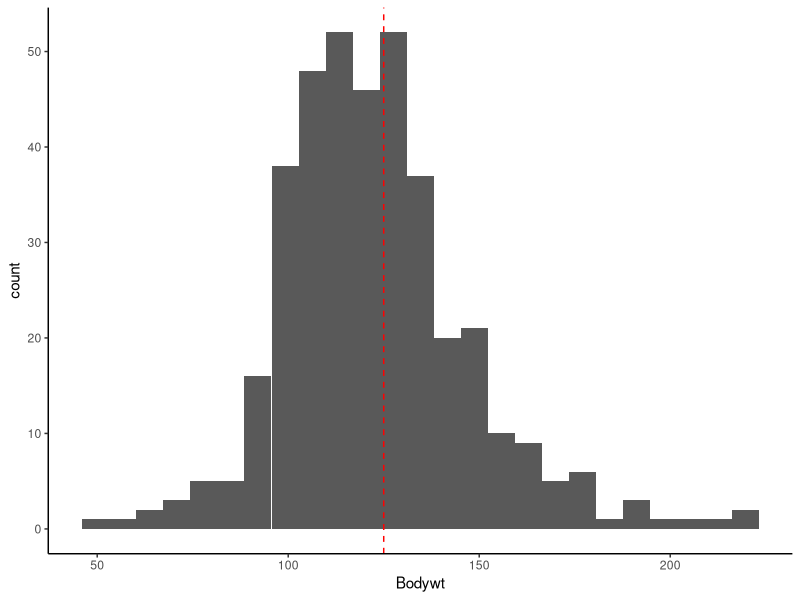
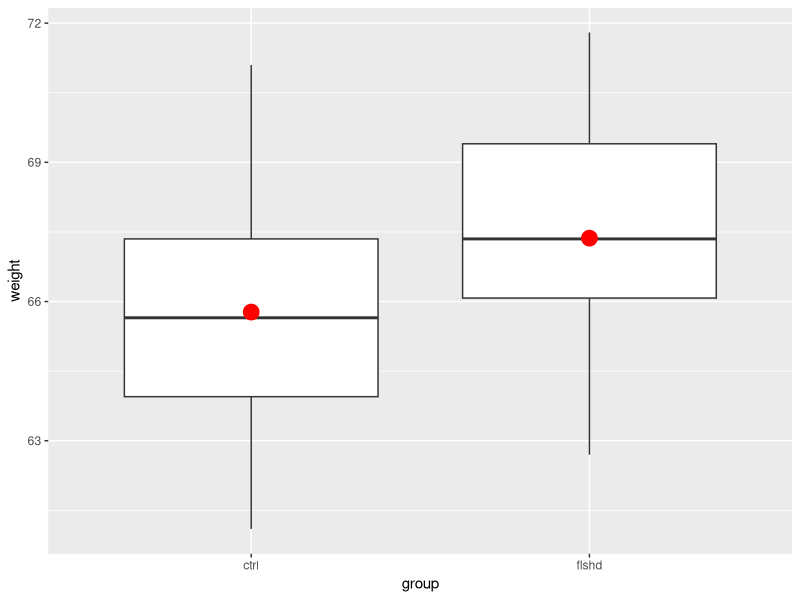
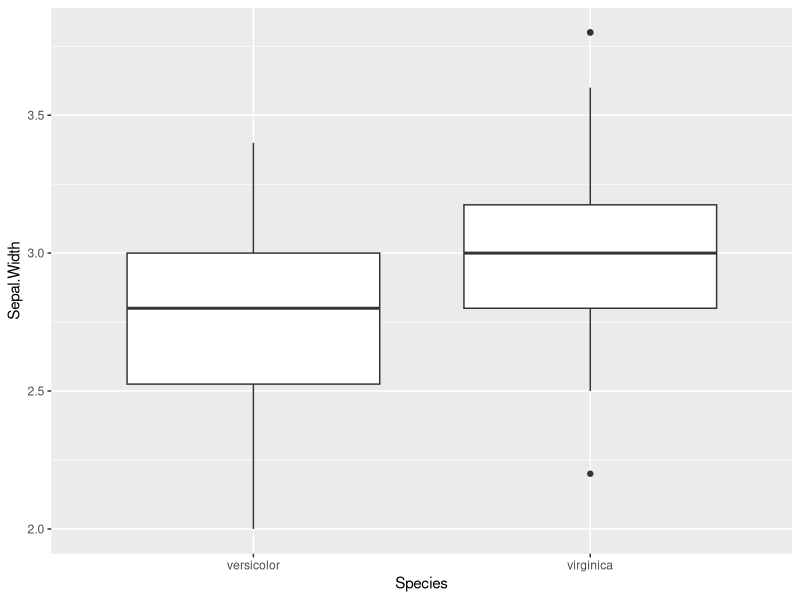
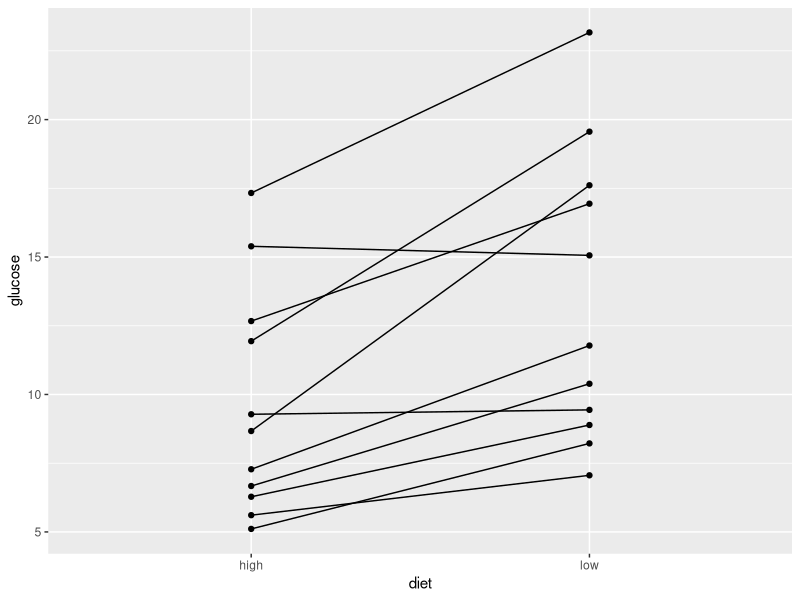
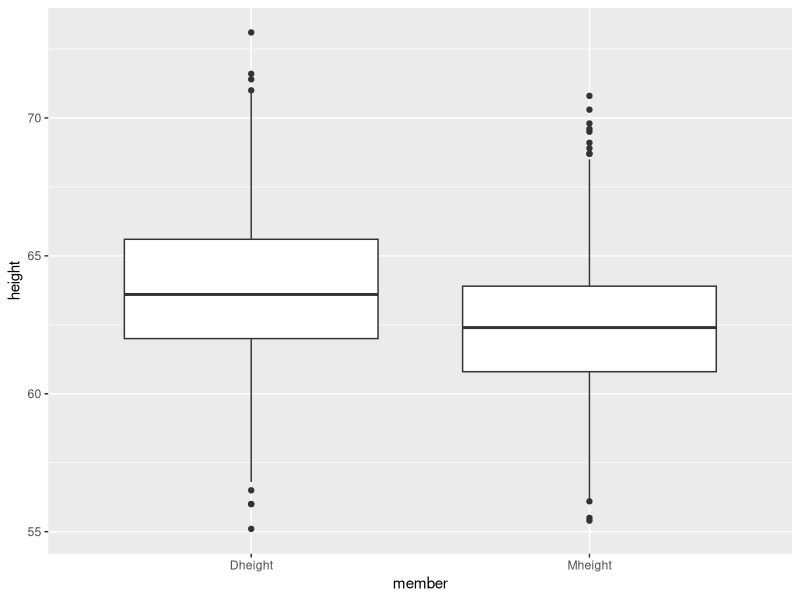

Source code (R) for these figures, in order:
## ---- chunk 1
library(tidyverse) 
library(gridExtra)
library(knitr) 
opts_chunk$set(
  tidy = FALSE,
  cache = FALSE,
  echo = TRUE,
  warning = FALSE,
  message = FALSE,
  dpi = 300,
  fig.align = "center",
  fig.width = 4,
  fig.height = 4
  )
## ---- chunk 2
donkey <- read.table("donkey.tsv", header = T, sep = "\t") 
dim(donkey)
head(donkey)
## ---- chunk 3
ggplot(donkey, aes(Bodywt)) +
  geom_histogram(bins = 25) +
  geom_vline(xintercept = 125,
             lty = "dashed",
             color = "red") +
  theme_classic()
## ---- chunk 4
t.test(donkey$Bodywt, mu = 125)
## ---- chunk 5
t.test(donkey$Bodywt, mu = 130)
## ---- chunk 6
infected <- 361
n <- 1150
p <- infected/n # sample proportion
print(p)
## ---- chunk 7
p + 1.96*sqrt(p*(1-p)/n)*c(-1,1) # 1.96 from qnorm(1-0.025)
## ---- chunk 8
prop.test(infected, n, p = 0.34)
## ---- chunk 9
cont<- c(62.5, 63.9, 69.2, 66.8, 65.7, 62.6, 69.5, 67.2, 61.1, 
         64.1, 65.2, 61.8, 65.3, 63.5, 69.6, 65.6, 65.3, 71.1, 
         66.4, 65.1, 67.0, 66.1, 64.8, 67.5, 68.6, 67.4, 68.2, 
         62.5, 66.0, 63.6)
fl <- c(70.7, 67.8, 69.8, 71.8, 66.8, 68.1, 64.9, 67.0, 66.0, 
        68.2, 67.1, 69.4, 69.4, 67.6, 69.8, 64.4, 66.1, 67.9, 
        66.9, 62.7, 66.2, 69.4, 64.6, 64.2)
c(length(cont), length(fl)); c(mean(cont), mean(fl))
## ---- chunk 10
## make group, a variable for membership
group <- c(rep("ctrl", length(cont)), rep("flshd", length(fl)))
weight <- c(cont, fl)
df <- data.frame(group, weight)
dim(df)
## ---- chunk 11
head(df)
## ---- chunk 12
tail(df)
## ---- chunk 13
ggplot(df, aes(group, weight)) + 
  geom_boxplot() +
  geom_point(stat = "summary", fun.y = mean, #<<
             color = "red", size = 5) #<<
## ---- chunk 14
t.test(cont, fl, var.equal = TRUE)
## ---- chunk 15
t.test(cont, fl, var.equal = F)
## ---- chunk 16
iris %>% filter(Species != "setosa") %>%
  ggplot(aes(Species, Sepal.Width)) +
  geom_boxplot()
## ---- chunk 17
low = c(9.44, 17.61, 8.89, 16.94, 10.39, 11.78, 15.06, 7.06, 
        19.56, 8.22, 23.17)
high = c(9.28, 8.67, 6.28, 12.67, 6.67, 7.28, 15.39, 5.61, 
         11.94, 5.11, 17.33)
## ---- chunk 18
df <- data.frame(low, high) %>%
  mutate(obs = paste0("obs", 1:length(low)))
head(df)
## ---- chunk 19
df_long <- df %>%
  gather(key = diet, value = glucose, low, high)  #<<
slice(df_long, 1:15) # Showing the first 15 rows of data
## ---- chunk 20
df <- data.frame(low, high) %>%
  mutate(obs = paste0("obs", 1:length(low))) %>%
  gather(key = diet, value = glucose, -obs) # long form #<< 

ggplot(df, aes(diet, glucose)) +
  geom_point() +
  geom_line(aes(group = obs)) # connect the match #<<
## ---- chunk 21
t.test(high, low, paired = T)
## ---- chunk 22
diff <- high - low
t.test(diff, mu = 0)
## ---- chunk 23
ht <- read.table(file = "heights.txt", header = T, sep = " ") 
## ---- chunk 24
ht %>%
  mutate(id = paste0("family", 1:nrow(ht))) %>%
  gather(key = member, value = height, -id) %>%
  ggplot(aes(member, height)) +
  geom_boxplot() 
